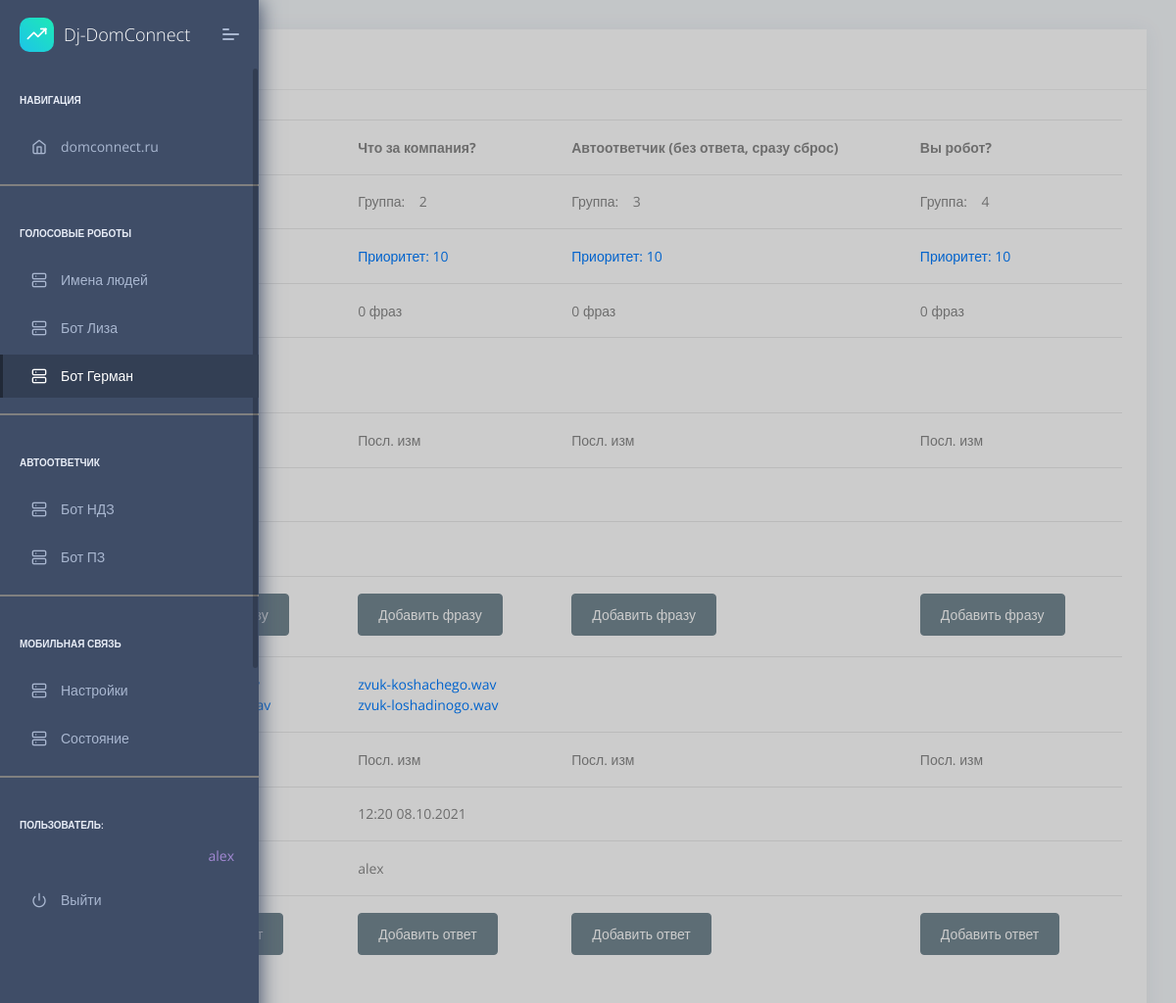
The app's page /germangroup (signed in) with its own data.
### app/models.py (models this page shows, shortened)
class GermanGroupPhrase(models.Model):
    text = models.CharField(
        unique = True,  # Если True, это поле должно быть уникальным во всей таблице.
        verbose_name = 'Название группы',  # Удобочитаемое имя поля
        max_length = 200,
        help_text = 'Дайте короткое название группе',  # Дополнительный текст «справки», отображаемый в виджете формы.
        blank = False,  # Если True, поле может быть пустым. По умолчанию False.
    )
    num_group = models.IntegerField(
        unique = True,  # Если True, это поле должно быть уникальным во всей таблице.
        blank = False,  # Если True, поле может быть пустым. По умолчанию False.
        verbose_name='номер группы',
        help_text='Укажите номер группы',
    )
    priority = models.IntegerField(
        blank = False,  # Если True, поле может быть пустым. По умолчанию False.
        verbose_name='Приоритет',
        help_text='Укажите приоритет от 0 до 100',
    )

### app/views.py (the view, shortened to what this page needs)
# urls.py: path('germangroup', views.germangroup, name='germangroup'),
@login_required(login_url="/login/")
def germangroup(request):
    user = request.user
    u_name = user.get_full_name()
    if u_name.strip() == '':
        u_name = user.username
    context = {'u_name': u_name}
    data = []
    gr_phrases = GermanGroupPhrase.objects.order_by('num_group')
    if gr_phrases:
        for gr in gr_phrases:
            group = {}
            group['id'] = gr.id
            group['num_group'] = gr.num_group
            group['priority'] = gr.priority
            group['text'] = gr.text
            phrase = GermanPhrase.objects.filter(group=gr.id).order_by('-pub_date')
            last_phrase = GermanPhrase.objects.filter(group=gr.id).order_by('pub_date').last()
            author = ''
            if last_phrase:
                str_date = last_phrase.pub_date.strftime('%H:%M %d.%m.%Y')
                author = last_phrase.author.get_full_name()
                if author.strip() == '':
                    author = last_phrase.author.username
                group['last_date_phrase'] = str_date
            group['author_phrase'] = author
            group['cnt_phrases'] = phrase.count()
            group['phrases'] = []
            c = 5
            for ptr in phrase:
                group['phrases'].insert(0, ptr.text)
                c -= 1
                if c == 0:
                    break
            files = File.objects.filter(group=gr.id).order_by('-pub_date')
            last_files = File.objects.filter(group=gr.id).order_by('pub_date').last()
            author = ''
            if last_files:
                str_date = last_files.pub_date.strftime('%H:%M %d.%m.%Y')
                author = last_files.author.get_full_name()
                if author.strip() == '':
                    author = last_files.author.username
                group['last_date_answer'] = str_date
            group['author_answer'] = author
            group['answers'] = []
            c = 5
            for fl in files:
                group['answers'].insert(0, os.path.basename(fl.file.name))
                c -= 1
                if c == 0:
                    break
            data.append(group)
    else:
        context['error_mess'] = 'Нет групп фраз.'
    paginator = Paginator(data, 20)
    page_number = request.GET.get('page')
    page = paginator.get_page(page_number)
    context['segment'] = 'phrasesGerman'
    context['page_number'] = page_number
    context['page'] = page
    context['paginator'] = paginator
    return render(request, 'app/GermanGroup.html', context)

### templates/app/GermanGroup.html (shortened to what this page needs)
{% extends "app/layouts/base.html" %}
{% block content %}
<div class="pcoded-content">
    <div class="pcoded-inner-content">
        <div class="main-body">
            <div class="page-wrapper">
                <div class="row">
                    <div class="col-xl-12">
                        <div class="card">
                            <div class="card-header">
                                <h5>Фразы</h5>
                            </div>
                            <div class="card-block table-border-style">
                                <div class="table-responsive">
                                    <table class="table table-hover">
                                        <thead>
                                            <tr>
                                                {% for row in page %}
                                                    <th>{{ row.text }}</th>
                                                {% endfor %}
                                            </tr>
                                        </thead>
                                        <tbody>
                                            <tr>
                                                {% for row in page %}
                                                    <td>Группа: &nbsp;&nbsp;&nbsp;{{ row.num_group }}</td>
                                                {% endfor %}
                                            </tr>
                                            <tr>
                                                {% for row in page %}
                                                    <td>
                                                        <div data-toggle="modal" data-target="#openModalGroupPriority" onclick="editPriority('{{ row.id }}','{{ row.text }}','{{ row.priority }}');">
                                                            <a href="#">Приоритет: {{ row.priority }}</a>
                                                        </div>
                                                    </td>
                                                {% endfor %}
                                            </tr>
                                            <tr>
                                                {% for row in page %}
                                                    <td>{{ row.cnt_phrases }} фраз</td>
                                                {% endfor %}
                                            </tr>
                                            <tr>
                                                {% for row in page %}
                                                    <td>
                                                        <a href="{% url 'app:germanphrases' row.id %}">
                                                            {% for phrase in row.phrases %}
                                                            {{ phrase }}<br>
                                                            {% endfor %}
                                                        </a>
                                                    </td>
                                                {% endfor %}
                                            </tr>
                                            <tr>
                                                {% for row in page %}
                                                    <td>Посл. изм</td>
                                                {% endfor %}
                                            </tr>
                                            <tr>
                                                {% for row in page %}
                                                    <td>{{ row.last_date_phrase }}</td>
                                                {% endfor %}
                                            </tr>
                                            <tr>
                                                {% for row in page %}
                                                    <td>{{ row.author_phrase }}</td>
                                                {% endfor %}
                                            </tr>
                                            <tr>
                                                {% for row in page %}
                                                    <td>
                                                        <button type="button" class="btn btn-secondary" data-toggle="modal" data-target="#openModalNewPhrase" onclick="newPhrase('{{ row.id }}','{{ row.text }}');">Добавить фразу</button>
                                                    </td>
                                                {% endfor %}
                                            </tr>
                                            <tr>
                                                {% for row in page %}
                                                    <td>
                                                        <a href="{% url 'app:germananswers' row.id %}">
                                                            {% for ansver in row.answers %}
                                                            {{ ansver }}<br>
                                                            {% endfor %}
                                                        </a>
                                                    </td>
                                                {% endfor %}
                                            </tr>
                                            <tr>
                                                {% for row in page %}
                                                    <td>Посл. изм</td>
                                                {% endfor %}
                                            </tr>
                                            <tr>
                                                {% for row in page %}
                                                    <td>{{ row.last_date_answer }}</td>
                                                {% endfor %}
                                            </tr>
                                            <tr>
                                                {% for row in page %}
                                                    <td>{{ row.author_answer }}</td>
                                                {% endfor %}
                                            </tr>
                                            <tr>
                                                {% for row in page %}
                                                    <td>
                                                        <button type="button" class="btn btn-secondary" data-toggle="modal" data-target="#openModalNewAnswer" onclick="newAnswer('{{ row.id }}','{{ row.text }}');">Добавить ответ</button>
                                                    </td>
                                                {% endfor %}
                                            </tr>
                                       </tbody>
                                    </table>
                                </div>
                            </div>
                        </div>
                   </div>
                </div>
            </div>
        </div>
    </div>
</div>
{% endblock content %}

### templates/app/includes/sidebar.html
    <nav class="pcoded-navbar navbar-collapsed">
        <div class="navbar-wrapper">
            <div class="navbar-brand header-logo">
                <a href="{% url 'app:home' %}" class="b-brand">
                    <div class="b-bg">
                        <i class="feather icon-trending-up"></i>
                    </div>
                    <span class="b-title">Dj-DomConnect</span>
                </a>
                <a class="mobile-menu" id="mobile-collapse" href="javascript:"><span></span></a>
            </div>
            <div class="navbar-content scroll-div">
                <ul class="nav pcoded-inner-navbar">
                    <li class="nav-item pcoded-menu-caption">
                        <label>Навигация</label>
                    </li>
                    <li data-username="dashboard Default Ecommerce CRM Analytics Crypto Project"
                        class="nav-item {% if 'index' in segment %} active {% endif %}">
                        <a href="https://domconnect.ru" class="nav-link "><span class="pcoded-micon"><i class="feather icon-home"></i></span><span class="pcoded-mtext">domconnect.ru</span></a>
                    </li>
                    <li><hr style="border: 1px solid gray;"></li>
                    <li class="nav-item pcoded-menu-caption">
                        <label>Голосовые роботы</label>
                    </li>
                    <li data-username="Table bootstrap datatable footable"
                        class="nav-item {% if 'people_names' in segment %} active {% endif %}">
                        <a href="{% url 'app:names' %}" class="nav-link "><span class="pcoded-micon"><i class="feather icon-server"></i></span><span class="pcoded-mtext">Имена людей</span></a>
                    </li>
                    <li data-username="Table bootstrap datatable footable"
                        class="nav-item {% if 'phrasesLiza' in segment %} active {% endif %}">
                        <a href="{% url 'app:lizagroup' %}" class="nav-link "><span class="pcoded-micon"><i class="feather icon-server"></i></span><span class="pcoded-mtext">Бот Лиза</span></a>
                    </li>
                    <li data-username="Table bootstrap datatable footable"
                        class="nav-item {% if 'phrasesGerman' in segment %} active {% endif %}">
                        <a href="{% url 'app:germangroup' %}" class="nav-link "><span class="pcoded-micon"><i class="feather icon-server"></i></span><span class="pcoded-mtext">Бот Герман</span></a>
                    </li>
                    <li><hr style="border: 1px solid gray;"></li>
                    <li class="nav-item pcoded-menu-caption">
                        <label>Автоответчик</label>
                    </li>
                    <li data-username="Table bootstrap datatable footable"
                        class="nav-item {% if 'phrasesNdz' in segment %} active {% endif %}">
                        <a href="{% url 'app:ndzgroup' %}" class="nav-link "><span class="pcoded-micon"><i class="feather icon-server"></i></span><span class="pcoded-mtext">Бот НДЗ</span></a>
                    </li>
                    <li data-username="Table bootstrap datatable footable"
                        class="nav-item {% if 'phrasesPz' in segment %} active {% endif %}">
                        <a href="{% url 'app:pzgroup' %}" class="nav-link "><span class="pcoded-micon"><i class="feather icon-server"></i></span><span class="pcoded-mtext">Бот ПЗ</span></a>
                    </li>
                    <li><hr style="border: 1px solid gray;"></li>
                    <li class="nav-item pcoded-menu-caption">
                        <label>Мобильная связь</label>
                    </li>
                    <li data-username="Table bootstrap datatable footable"
                        class="nav-item {% if 'numsetting' in segment %} active {% endif %}">
                        <a href="{% url 'mobile:numsetting' %}" class="nav-link "><span class="pcoded-micon"><i class="feather icon-server"></i></span><span class="pcoded-mtext">Настройки</span></a>
                    </li>
                    <li data-username="Table bootstrap datatable footable"
                        class="nav-item {% if 'numcondition' in segment %} active {% endif %}">
                        <a href="{% url 'mobile:numcondition' %}" class="nav-link "><span class="pcoded-micon"><i class="feather icon-server"></i></span><span class="pcoded-mtext">Состояние</span></a>
                    </li>
                    <li><hr style="border: 1px solid gray;"></li>
                    <li class="nav-item pcoded-menu-caption">
                        <label>Пользователь:</label>
                    </li>
                    <li style="text-align: right; margin-right: 25px; color: #a389d4;">
                        <label>{{ u_name }}</label>
                    </li>
					<li data-username="Disabled Menu" class="nav-item">
                        <a href="{% url 'logout' %}" class="nav-link">
                            <span class="pcoded-micon"><i class="feather icon-power"></i></span><span class="pcoded-mtext">Выйти</span>
                        </a>
                    </li>
                </ul>
            </div>
        </div>
    </nav>

### records on screen
GermanGroupPhrase: text "Что за компания?"
GermanGroupPhrase: text "Автоответчик (без ответа, сразу сброс)"
GermanGroupPhrase: text "Вы робот?"

### other values on screen
{{ u_name }} "alex"
{{ row.num_group }} "2" "3" "4"
{{ row.priority }} "10" "10" "10"
{{ row.cnt_phrases }} "0" "0" "0"
{{ ansver }} "zvuk-koshachego.wav" "zvuk-loshadinogo.wav"
{{ row.last_date_answer }} "12:20 08.10.2021"
{{ row.author_answer }} "alex"
